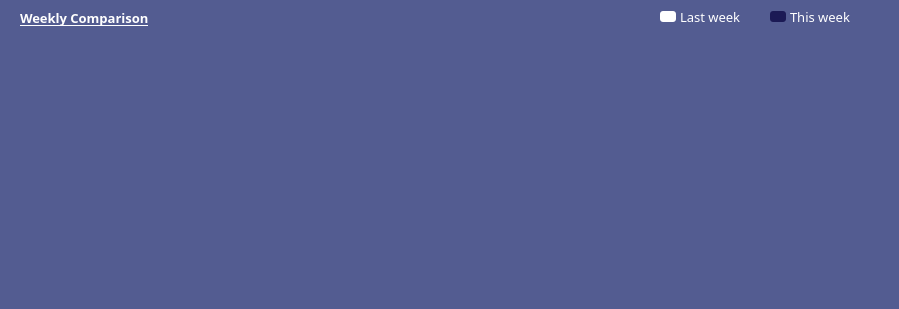
           <widget class="QWidget" name="widget_5" native="true">
            <property name="minimumSize">
             <size>
              <width>890</width>
              <height>300</height>
             </size>
            </property>
            <property name="styleSheet">
             <string notr="true">background-color: #535C91;
border-radius: 23px;
color:white;

</string>
            </property>
            <widget class="QChartView" name="barchart_view">
             <property name="geometry">
              <rect>
               <x>0</x>
               <y>20</y>
               <width>890</width>
               <height>280</height>
              </rect>
             </property>
             <property name="minimumSize">
              <size>
               <width>890</width>
               <height>280</height>
              </size>
             </property>
             <property name="maximumSize">
              <size>
               <width>890</width>
               <height>280</height>
              </size>
             </property>
             <property name="font">
              <font>
               <family>Poppins</family>
               <pointsize>10</pointsize>
              </font>
             </property>
             <property name="styleSheet">
              <string notr="true">background-color: #535C91;
border-radius: 23px;
color:white;
</string>
             </property>
            </widget>
            <widget class="QLabel" name="this_week_label">
             <property name="geometry">
              <rect>
               <x>790</x>
               <y>9</y>
               <width>81</width>
               <height>16</height>
              </rect>
             </property>
             <property name="font">
              <font>
               <family>Poppins</family>
               <pointsize>10</pointsize>
              </font>
             </property>
             <property name="styleSheet">
              <string notr="true">background-color:transparent;
color:white;</string>
             </property>
             <property name="text">
              <string>This week</string>
             </property>
            </widget>
            <widget class="QWidget" name="last_week_color_widget" native="true">
             <property name="geometry">
              <rect>
               <x>660</x>
               <y>11</y>
               <width>16</width>
               <height>11</height>
              </rect>
             </property>
             <property name="minimumSize">
              <size>
               <width>16</width>
               <height>11</height>
              </size>
             </property>
             <property name="maximumSize">
              <size>
               <width>16</width>
               <height>11</height>
              </size>
             </property>
             <property name="styleSheet">
              <string notr="true">background-color:white;
border-radius:3px;</string>
             </property>
            </widget>
            <widget class="QLabel" name="last_week_label">
             <property name="geometry">
              <rect>
               <x>680</x>
               <y>9</y>
               <width>81</width>
               <height>16</height>
              </rect>
             </property>
             <property name="font">
              <font>
               <family>Poppins</family>
               <pointsize>10</pointsize>
              </font>
             </property>
             <property name="styleSheet">
              <string notr="true">background-color:transparent;
color:white;</string>
             </property>
             <property name="text">
              <string>Last week</string>
             </property>
            </widget>
            <widget class="QWidget" name="thi_week_color_widget" native="true">
             <property name="geometry">
              <rect>
               <x>770</x>
               <y>11</y>
               <width>16</width>
               <height>11</height>
              </rect>
             </property>
             <property name="minimumSize">
              <size>
               <width>16</width>
               <height>11</height>
              </size>
             </property>
             <property name="maximumSize">
              <size>
               <width>16</width>
               <height>11</height>
              </size>
             </property>
             <property name="styleSheet">
              <string notr="true">background-color:#1B1A55;
border-radius:3px;</string>
             </property>
            </widget>
            <widget class="QLabel" name="this_week_label_2">
             <property name="geometry">
              <rect>
               <x>20</x>
               <y>10</y>
               <width>151</width>
               <height>16</height>
              </rect>
             </property>
             <property name="font">
              <font>
               <family>Poppins</family>
               <pointsize>10</pointsize>
               <weight>75</weight>
               <bold>true</bold>
               <underline>true</underline>
              </font>
             </property>
             <property name="styleSheet">
              <string notr="true">background-color:transparent;
color:white;</string>
             </property>
             <property name="text">
              <string>Weekly Comparison</string>
             </property>
            </widget>
           </widget>
